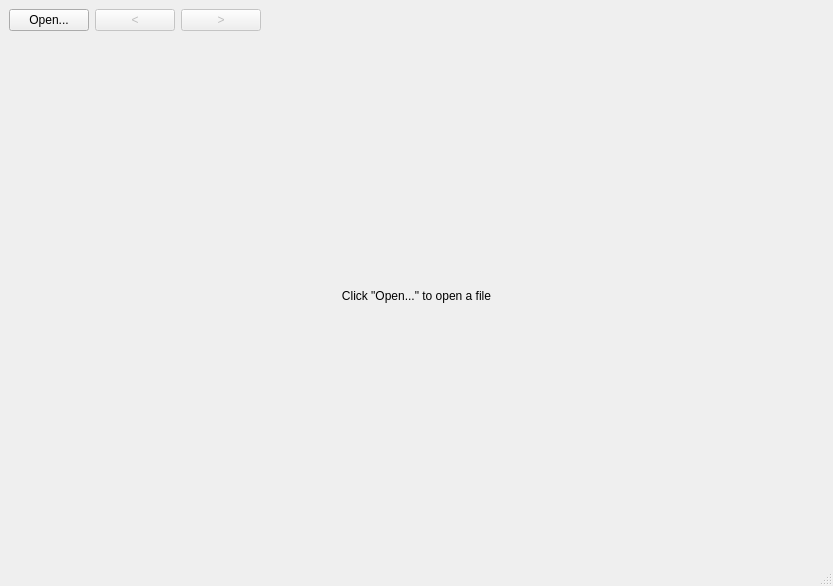
<?xml version="1.0" encoding="UTF-8"?>
<ui version="4.0">
 <class>MainWindow</class>
 <widget class="QMainWindow" name="MainWindow">
  <property name="geometry">
   <rect>
    <x>0</x>
    <y>0</y>
    <width>833</width>
    <height>586</height>
   </rect>
  </property>
  <property name="windowTitle">
   <string notr="true">PDF Browser</string>
  </property>
  <widget class="QWidget" name="centralwidget">
   <layout class="QGridLayout" name="gridLayout_2">
    <item row="0" column="0">
     <layout class="QGridLayout" name="gridLayout">
      <item row="0" column="0">
       <widget class="QPushButton" name="openFileButton">
        <property name="text">
         <string>Open...</string>
        </property>
       </widget>
      </item>
      <item row="0" column="1">
       <widget class="QPushButton" name="pageBackButton">
        <property name="enabled">
         <bool>false</bool>
        </property>
        <property name="text">
         <string>&lt;</string>
        </property>
       </widget>
      </item>
      <item row="0" column="2">
       <widget class="QPushButton" name="pageForwardButton">
        <property name="enabled">
         <bool>false</bool>
        </property>
        <property name="text">
         <string>&gt;</string>
        </property>
       </widget>
      </item>
     </layout>
    </item>
    <item row="0" column="1">
     <widget class="QLabel" name="infoLabel">
      <property name="sizePolicy">
       <sizepolicy hsizetype="Expanding" vsizetype="Preferred">
        <horstretch>0</horstretch>
        <verstretch>0</verstretch>
       </sizepolicy>
      </property>
      <property name="text">
       <string/>
      </property>
     </widget>
    </item>
    <item row="1" column="0" colspan="2">
     <widget class="QLabel" name="imageLabel">
      <property name="sizePolicy">
       <sizepolicy hsizetype="Expanding" vsizetype="Expanding">
        <horstretch>0</horstretch>
        <verstretch>0</verstretch>
       </sizepolicy>
      </property>
      <property name="text">
       <string>Click &quot;Open...&quot; to open a file</string>
      </property>
      <property name="alignment">
       <set>Qt::AlignCenter</set>
      </property>
     </widget>
    </item>
   </layout>
  </widget>
  <widget class="QMenuBar" name="menubar">
   <property name="geometry">
    <rect>
     <x>0</x>
     <y>0</y>
     <width>833</width>
     <height>24</height>
    </rect>
   </property>
  </widget>
  <widget class="QStatusBar" name="statusbar"/>
 </widget>
 <resources/>
 <connections/>
</ui>
